Frame 1 (no input): blank canvas, image omitted
Frame 60 (no input): blank canvas, image omitted
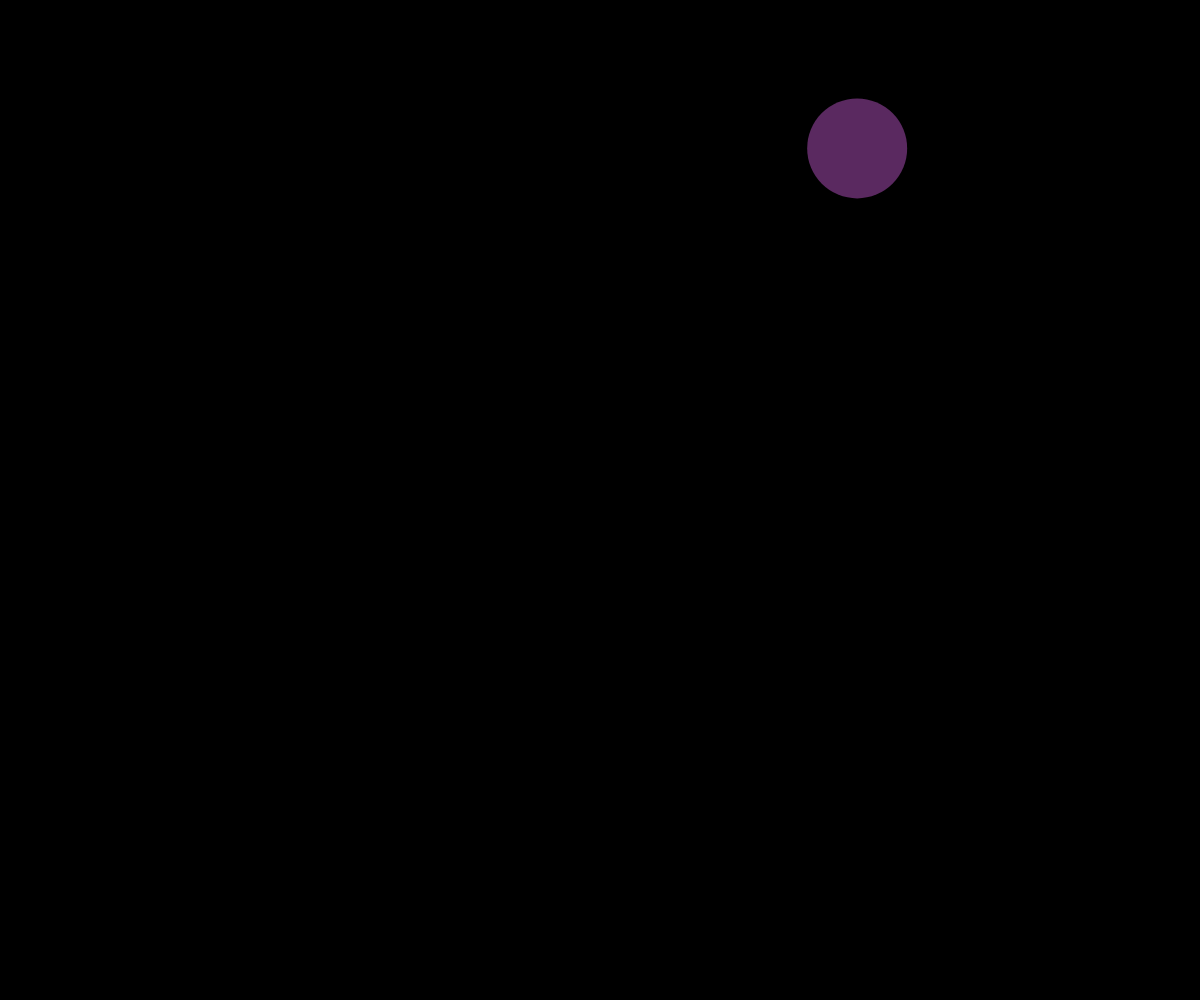
Frame 120 (the mouse pressed at the canvas centre since frame 60)

The p5.js sketch whose frames 1 and 60 were blank and that drew this single picture after the mouse press (run headless with seeded random() and noise() and a simulated clock; from frame 60 on, the mouse is pressed at the canvas centre):

// p5.js sketch
// ── sketch.js
// Ball OOP Demo
// Dan Schellenberg

class Ball {
  constructor(x, y) {
    this.x = x;
    this.y = y;
    this.radius = 50;
    this.dx = random(-10, 10);
    this.dy = random(-10, 10);
    this.color = color(random(255), random(255), random(255), 120);
    this.isCollidingRightNow = false;
  }

  display() {
    noStroke();
    if (this.isCollidingRightNow) {
      fill(255, 0, 0, 255);
    } 
    else {
      fill(this.color);
    }
    ellipse(this.x, this.y, this.radius * 2, this.radius * 2);
  }

  update() {
    this.x += this.dx;
    this.y += this.dy;

    if (this.y <= 0 + this.radius || this.y >= height - this.radius) {
      this.dy *= -1;
    }
    if (this.x <= 0 + this.radius || this.x >= width - this.radius) {
      this.dx *= -1;
    }
  }

  checkForCollision(otherBall) {
    if (dist(this.x, this.y, otherBall.x, otherBall.y) <= this.radius + otherBall.radius) {
      // the balls are colliding!!
      this.isCollidingRightNow = true;
      let tempDx = this.dx;
      let tempDy = this.dy;
      this.dx = otherBall.dx;
      this.dy = otherBall.dy;
      otherBall.dx = tempDx;
      otherBall.dy = tempDy;
    }
  }
}

let ballArray = [];

async function setup() {
  createCanvas(windowWidth, windowHeight);

}

function draw() {
  background(0);
  for (let i = ballArray.length - 1; i >= 0; i--) {
    ballArray[i].isCollidingRightNow = false;
    for (let j = 0; j < ballArray.length; j++) {
      if (i !== j) { //don't check collision against self...
        ballArray[i].checkForCollision(ballArray[j]);
      }
    }
    ballArray[i].update();
    ballArray[i].display();
  }
}

function mousePressed() {
  let someBall = new Ball(mouseX, mouseY);
  ballArray.push(someBall);
}
